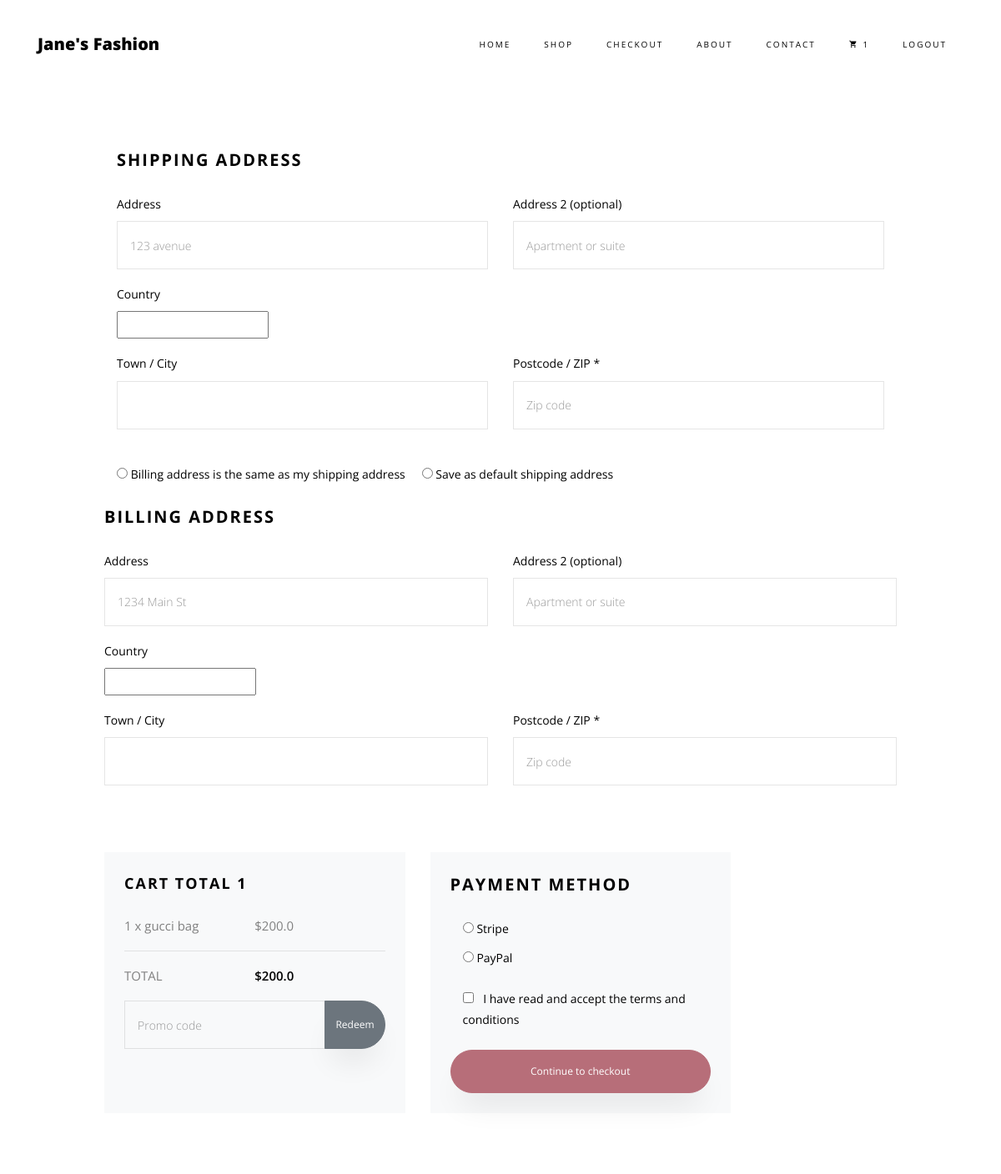
/checkout/ (signed in, upper part), run on an earlier commit of the app's database.
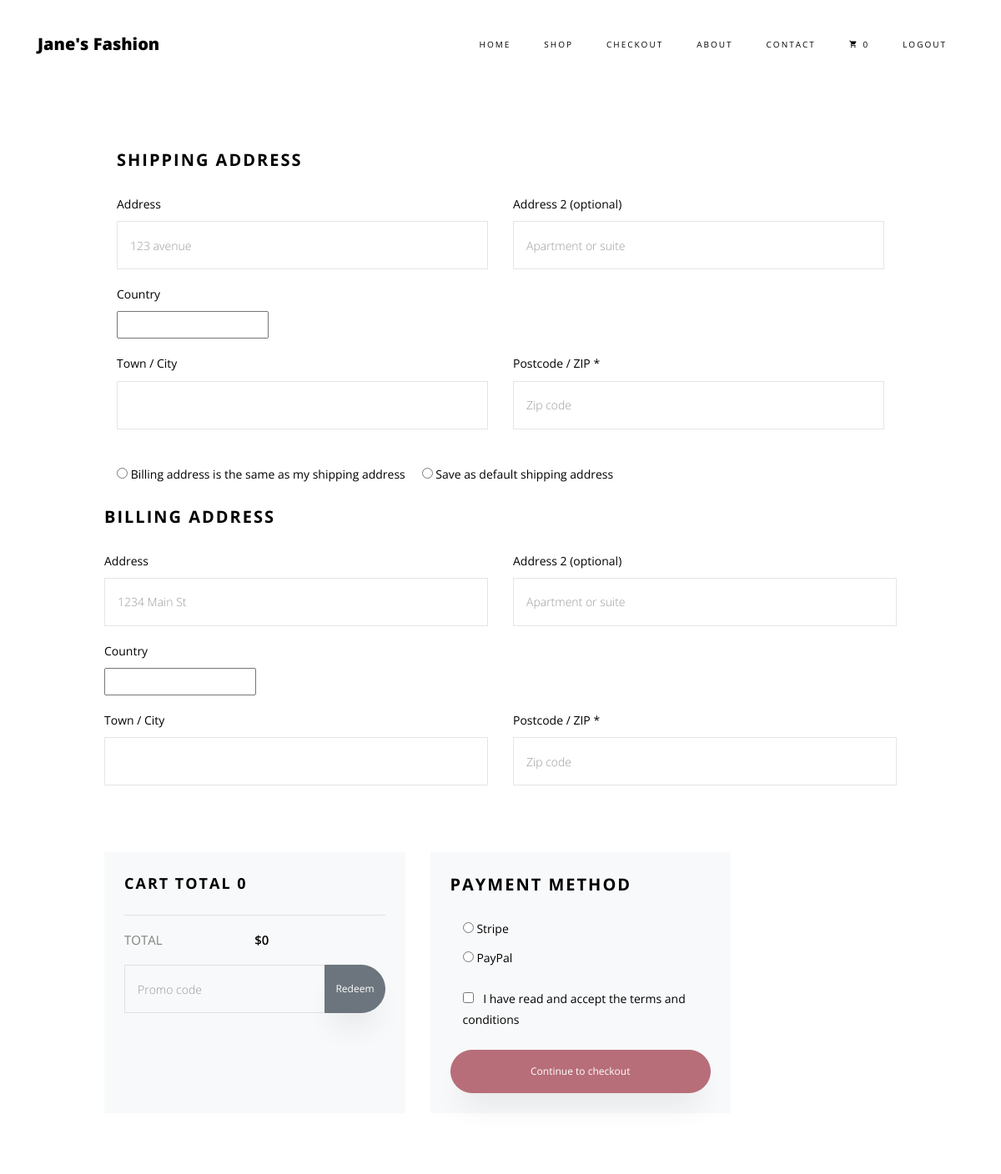
And on a later commit of the database.
### core/models.py (models this page shows, shortened)
class Order(models.Model):
    user = models.ForeignKey(settings.AUTH_USER_MODEL,
                             on_delete=models.CASCADE)
    order_id = models.AutoField(primary_key=True)
    ref_code = models.CharField(max_length=20, blank=True, null=True)
    items = models.ManyToManyField(OrderItem)
    start_date = models.DateTimeField(auto_now_add=True)
    ordered_date = models.DateTimeField()
    ordered = models.BooleanField(default=False)
    shipping_address = models.ForeignKey(
        'Address', related_name='shipping_address', on_delete=models.SET_NULL, blank=True, null=True)
    billing_address = models.ForeignKey(
        'Address', related_name='billing_address', on_delete=models.SET_NULL, blank=True, null=True)
    payment = models.ForeignKey(
        'Payment', on_delete=models.SET_NULL, blank=True, null=True)
    coupon = models.ForeignKey(
        'Coupon', on_delete=models.SET_NULL, blank=True, null=True)
    being_delivered = models.BooleanField(default=False)
    received = models.BooleanField(default=False)
    refund_requested = models.BooleanField(default=False)
    refund_granted = models.BooleanField(default=False)
    '''
    1. Item added to cart
    2. Adding a billing address
    (Failed checkout)
    3. Payment
    (Preprocessing, processing, packaging etc.)
    4. Being delivered
    5. Received
    6. Refunds
    '''
    def get_total(self):
        total = 0
        for order_item in self.items.all():
            total += order_item.get_final_price()
        if self.coupon:
            total -= self.coupon.amount
        return total

class OrderItem(models.Model):
    user = models.ForeignKey(settings.AUTH_USER_MODEL,
                             on_delete=models.CASCADE)
    order_id = models.AutoField(primary_key=True)
    ordered = models.BooleanField(default=False)
    item = models.ForeignKey(Item, on_delete=models.CASCADE)
    quantity = models.IntegerField(default=1)
    def get_total_discount_item_price(self):
        return self.quantity * self.item.discount_price
    def get_final_price(self):
        if self.item.discount_price:
            return self.get_total_discount_item_price()
        return self.get_total_item_price()

class Item(models.Model):
    title = models.CharField(max_length=100)
    price = models.FloatField()
    discount_price = models.FloatField(blank=True, null=True)
    category = models.ForeignKey(Category,on_delete=models.CASCADE, default=1,)
    label = models.CharField(choices=LABEL_CHOICES, max_length=1)
    slug = models.SlugField()
    description = models.TextField()
    image = models.ImageField()

### core/views.py (the view, shortened to what this page needs)
# urls.py: path('checkout/', CheckoutView.as_view(), name='checkout'),
class CheckoutView(View):
    def get(self, *args, **kwargs):
        try:
            order = Order.objects.get(user=self.request.user, ordered=False)
            form = CheckoutForm()
            context = {
                'form': form,
                'couponform': CouponForm(),
                'order': order,
                'DISPLAY_COUPON_FORM': True
            }
            shipping_address_qs = Address.objects.filter(
                user=self.request.user,
                address_type='S',
                default=True
            )
            if shipping_address_qs.exists():
                context.update(
                    {'default_shipping_address': shipping_address_qs[0]})
            billing_address_qs = Address.objects.filter(
                user=self.request.user,
                address_type='B',
                default=True
            )
            if billing_address_qs.exists():
                context.update(
                    {'default_billing_address': billing_address_qs[0]})
            return render(self.request, "checkout.html", context)
        except ObjectDoesNotExist:
            messages.info(self.request, "You do not have an active order")
            return redirect("core:checkout")

### core/forms.py
class CheckoutForm(forms.Form):
    shipping_address = forms.CharField(required=False)
    shipping_address2 = forms.CharField(required=False)
    shipping_country = CountryField(blank_label='(select country)').formfield(
        required=False,
        widget=CountrySelectWidget(attrs={
            'class': 'custom-select d-block w-100',
        }))
    shipping_zip = forms.CharField(required=False)
    billing_address = forms.CharField(required=False)
    billing_address2 = forms.CharField(required=False)
    billing_country = CountryField(blank_label='(select country)').formfield(
        required=False,
        widget=CountrySelectWidget(attrs={
            'class': 'custom-select d-block w-100',
        }))
    billing_zip = forms.CharField(required=False)
    same_billing_address = forms.BooleanField(required=False)
    set_default_shipping = forms.BooleanField(required=False)
    use_default_shipping = forms.BooleanField(required=False)
    set_default_billing = forms.BooleanField(required=False)
    use_default_billing = forms.BooleanField(required=False)
    payment_option = forms.ChoiceField(
        widget=forms.RadioSelect, choices=PAYMENT_CHOICES)

### templates/checkout.html (shortened to what this page needs)
{% extends "base.html" %}
{% load crispy_forms_tags %}
{% block content %}
<section class="ftco-section">
  <div class="container">
    <div class="row justify-content-center">
      <div class="col-xl-10 ftco-animate">
        <form action="POST" class="billing-form">
          <h3 class="mb-4 billing-heading">Shipping Address</h3>
          <div class="row align-items-end">
            <div class="col-md-6">
              <div class="form-group">
                <label for="shipping_address">Address</label>
                <input type="text" class="form-control" placeholder="123 avenue" id='shipping_address'
                  name='shipping_address'>
              </div>
            </div>
            <div class="col-md-6">
              <div class="form-group">
                <label for="shipping_address2">Address 2 (optional)</label>
                <input type="text" class="form-control" placeholder="Apartment or suite" id='shipping_address2'
                  name='shipping_address2'>
              </div>
            </div>
            <div class="col-md-12">
              <div class="form-group">
                <label for="country"> Country</label>
                <div class="select-wrap">
                  {{ form.shipping_country }}
                </div>
              </div>
            </div>
            <div class="col-md-6">
              <div class="form-group">
                <label for="towncity">Town / City</label>
                <input type="text" class="form-control" placeholder="">
              </div>
            </div>
            <div class="col-md-6">
              <div class="form-group">
                <label for="shipping_zip">Postcode / ZIP *</label>
                <input type="text" class="form-control" placeholder='Zip code' id='shipping_zip' name='shipping_zip'>
              </div>
            </div>
            <div class="col-md-12">
              <div class="form-group mt-4">
                <div class="radio">
                  <label class="mr-3"><input type="radio" name="same_billing_address"> Billing address is the same as my
                    shipping address</label>
                  <label for="set_default_shipping"><input type="radio" name="set_default_shipping"> Save as default
                    shipping address</label>
                </div>
              </div>
            </div>
            <h3 class="mb-4 billing-heading">Billing Address</h3>
            <div class="row align-items-end">
              <div class="col-md-6">
                <div class="form-group">
                  <label for="billing_address">Address</label>
                  <input type="text" class="form-control" placeholder='1234 Main St' id='billing_address'
                    name='billing_address'>
                </div>
              </div>
              <div class="col-md-6">
                <div class="form-group">
                  <label for="billing_address2">Address 2 (optional)</label>
                  <input type="text" class="form-control" placeholder="Apartment or suite" id='billing_address2'
                    name='shipping_address2'>
                </div>
              </div>
              <div class="col-md-12">
                <div class="form-group">
                  <label for="country"> Country</label>
                  <div class="select-wrap">
                    {{ form.billing_country }}
                  </div>
                </div>
              </div>
              <div class="col-md-6">
                <div class="form-group">
                  <label for="towncity">Town / City</label>
                  <input type="text" class="form-control" placeholder="">
                </div>
              </div>
              <div class="col-md-6">
                <div class="form-group">
                  <label for="billing_zip">Postcode / ZIP *</label>
                  <input type="text" class="form-control" placeholder='Zip code' id='shipping_zip' name='shipping_zip'>
                </div>
              </div>
            </div>
            {% include "order_snippet.html" %}
          </div>
      </div>
    </div>
  </div>
</section>
{% endblock content %}

### templates/navbar.html (shortened to what this page needs)
{% load cart_template_tags %}
<nav class="navbar navbar-expand-lg navbar-dark ftco_navbar bg-dark ftco-navbar-light" id="ftco-navbar">
  <div class="container">
    <a class="navbar-brand" href="/">Jane's Fashion</a>
    <div class="collapse navbar-collapse" id="ftco-nav">
      <ul class="navbar-nav ml-auto">
        <li class="nav-item active"><a href="/" class="nav-link">Home</a></li>
        <li class="nav-item"><a href="/shop" class="nav-link">Shop</a></li>
        <li class="nav-item"><a href="/checkout" class="nav-link">Checkout</a></li>
        <li class="nav-item"><a href="/about" class="nav-link">About</a></li>
        <li class="nav-item"><a href="/contact" class="nav-link">Contact</a></li>
        <li class="nav-item"><a href="{% url 'core:order-summary' %}" class="nav-link">
            <span class="icon-shopping_cart"></span>
            {{ request.user|cart_item_count }}
          </a></li>
        {% if request.user.is_authenticated %}
        <li class="nav-item"><a href="{% url 'account_logout' %}" class="nav-link">Logout</a></li>
        {% else %}
        <li class="nav-item"><a href="{% url 'account_login' %}" class="nav-link">Login</a></li>
        <li class="nav-item"><a href="{% url 'account_signup' %}" class="nav-link">Signup</a></li>
        {% endif %}
      </ul>
    </div>
  </div>
</nav>

### templates/order_snippet.html (shortened to what this page needs)
<div class="row mt-5 pt-3 d-flex">
    <div class="col-md-6 d-flex">
        <div class="cart-detail cart-total bg-light p-3 p-md-4">
            <h3 class="billing-heading mb-4">Cart Total <span>{{ order.items.count }}</span></h3>
            {% for order_item in order.items.all %}
            <p class="d-flex">
                <span>{{ order_item.quantity }} x {{ order_item.item.title}}</span>
                <span>${{ order_item.get_final_price }}</span>
            </p>
            {% endfor %}
            <hr>
            <p class="d-flex total-price">
                <span>Total</span>
                <span>${{ order.get_total }}</span>
            </p>
            {% if DISPLAY_COUPON_FORM %}
            <form class="card p-2" action="{% url 'core:add-coupon' %}" method="POST">
                <div class="input-group">
                    {{ couponform.code }}
                    <div class="input-group-append">
                        <button class="btn btn-secondary btn-md waves-effect m-0" type="submit">Redeem</button>
                    </div>
                </div>
            </form>
            {% endif %}
        </div>
    </div>
    <div class="col-md-6">
        <div class="cart-detail bg-light p-3 p-md-4">
            <h3 class="billing-heading mb-4">Payment Method</h3>
            <div class="form-group">
                {% for value, name in form.fields.payment_option.choices %}
                <div class="col-md-12">
                    <div class="radio ">
                        <input id="{{ name }}" name="payment_option" value="{{ value }}" type="radio" required>
                        <label for="{{ name }}" required>{{ name }}</label>
                    </div>
                </div>
                {% endfor %}
            </div>
            <div class="form-group">
                <div class="col-md-12">
                    <div class="checkbox">
                        <label><input type="checkbox" value="" class="mr-2"> I have read and accept the
                            terms and conditions</label>
                    </div>
                </div>
            </div>
            <button class="btn btn-primary py-3 px-4" type="submit">Continue to checkout</button>
        </div>
    </div>
</div>

What changed in the data, as far as the page shows it:
removed OrderItem: quantity "1", item "gucci bag", get_final_price "200.0"
computed for Order: items.count "1" → "0"; get_total "200.0" → "0"
Also different on the page:
{{ request.user|cart_item_count }}: "1" → "0"
